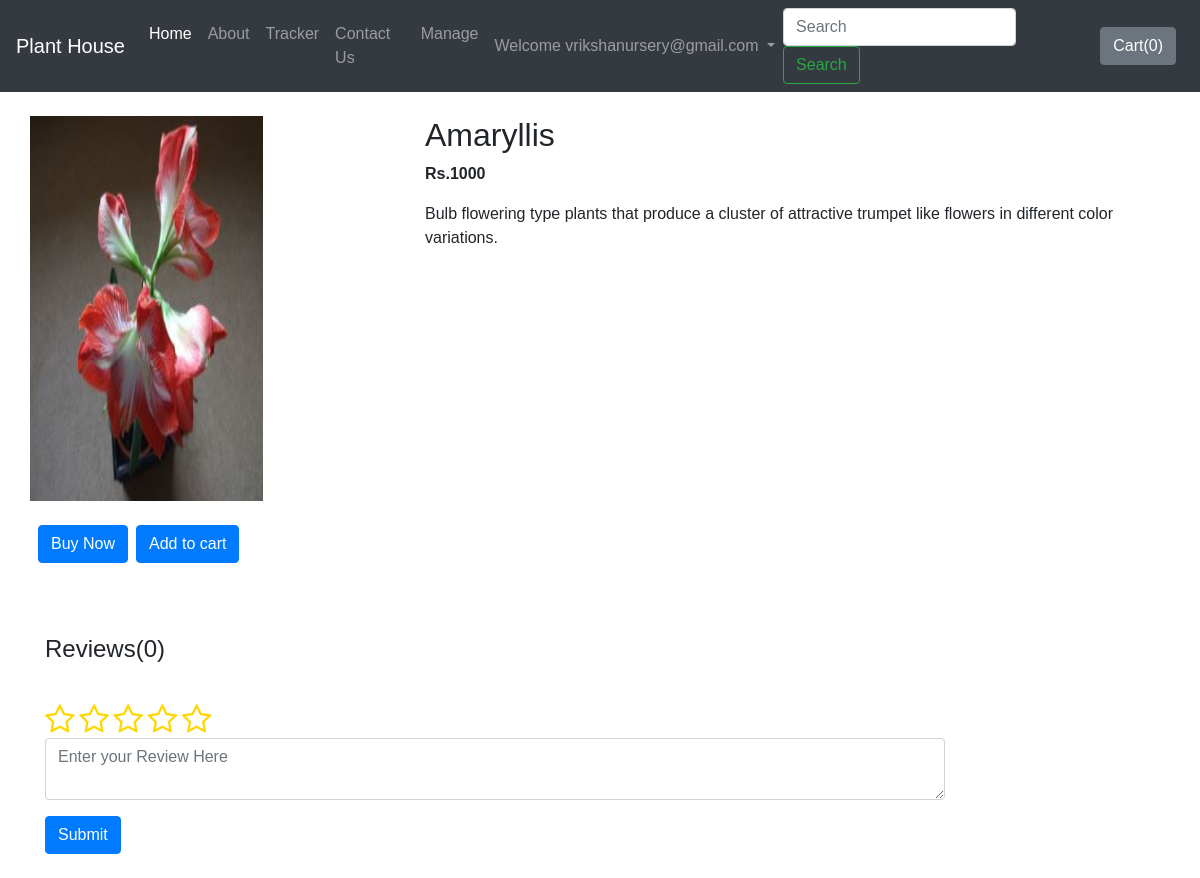
Screenshot of /shop/products/1 (signed in) with the database file from the repository.
### accounts/models.py (models this page shows, shortened)
class Account(AbstractBaseUser):
	email 					= models.EmailField(verbose_name="email", max_length=60, unique=True)
	username 				= models.CharField(max_length=30, unique=True)
	date_joined				= models.DateTimeField(verbose_name='date joined', auto_now_add=True)
	last_login				= models.DateTimeField(verbose_name='last login', auto_now=True)
	is_admin				= models.BooleanField(default=False)
	is_active				= models.BooleanField(default=True)
	is_staff				= models.BooleanField(default=False)
	is_superuser			= models.BooleanField(default=False)
	is_nurseryManager		= models.BooleanField(default=False)
	nursery_name			= models.CharField(max_length=50,default='',null=True,blank=True)
	USERNAME_FIELD = 'email'
	REQUIRED_FIELDS = ['username']
	objects = MyAccountManager()
	def __str__(self):
		return self.email

### nursery/models.py (models this page shows, shortened)
class Plant(models.Model):
    plantName = models.CharField(max_length=30)
    plantPrice = models.IntegerField()
    plantImage = models.ImageField(upload_to='nursery/images',default='')
    plantDesc = models.TextField()
    plantNursery = models.CharField(max_length=50,default='',blank=True,null=True)

### shop/views.py (the view)
# urls.py: path("products/<int:myid>",views.productview,name="ProductView"),
@login_required(login_url='/')
def productview(request,myid):
    product = Plant.objects.filter(id=myid)[0]
    reviews = ShopReview.objects.filter(product=product,parent=None)
    replies = ShopReview.objects.filter(product=product).exclude(parent=None)
    repDict = {}
    for reply in replies:
        if reply.parent.sno not in repDict.keys():
            repDict[reply.parent.sno] = [reply]
        else:
            repDict[reply.parent.sno].append(reply)
    product_all = Plant.objects.all()
    return render(request, 'shop/prodView.html',{'product':product,'product_all':product_all,'reviews':reviews,'replyDict':repDict})

### shop/templates/shop/prodView.html (shortened to what this page needs)
{% extends 'shop/basic.html' %} {% block title %}{{product.product_name}}Product View- Plant House{% endblock %}
{% block body %}
{% load humanize %}
<div class="container my-4">
    <div class="row">
        <div class="col-md-4">
            <div class="row">
                <img id="imagepr{{product.id}}" src="/media/{{product.plantImage}}" width="233px" height="385px">
            </div>
            <div class="row">
                <button class="btn btn-primary mx-2 my-4" id="buy_now">Buy Now</button>
                <span id="divpr{{product.id}}" class="divpr">
                    <button id="pr{{product.id}}" class="btn btn-primary cart my-4">Add to cart
                    </button></span>
            </div>
        </div>
        <div class="col-md-8">
            <h2 id="namepr{{product.id}}">{{product.plantName}}</h2>
            <b>
                <p id="pricepr{{product.id}}">Rs.{{product.plantPrice}}</p>
            </b>
            <p>{{product.plantDesc}}</p>
        </div>
    </div>
    <br><br>
    <h4>Reviews({{reviews.count}})</h4>
    <br>
    <div class="my-2">
        {% if user.is_authenticated %}
        <form action="postReview" method="post">{% csrf_token %}
            <div class="form-group">
                <div class="ratings">
                    <span class="fa fa-star-o"></span>
                    <span class="fa fa-star-o"></span>
                    <span class="fa fa-star-o"></span>
                    <span class="fa fa-star-o"></span>
                    <span class="fa fa-star-o"></span>
                </div>
                <textarea type="text" class="form-control" id='reviewInput' name="review"
                    placeholder="Enter your Review Here"></textarea>
            </div>
            <button type="submit" class="btn btn-primary">Submit</button>
        </form>
        {% else %}
        <h5>Please Login to post Review</h5><br>
        {% endif %}
    </div>
    {% for review in reviews %}
            {% load my_filters %}
            {% load convertInt %}
                {% load extras %}
    {% endfor %}
</div>
{% endblock %}

### shop/templates/shop/basic.html (shortened to what this page needs)
<!doctype html>
<html lang="en">
<head>
  <link rel="stylesheet" href="https://stackpath.bootstrapcdn.com/bootstrap/4.2.1/css/bootstrap.min.css"
>
  <link rel="stylesheet" type="text/css" href="https://stackpath.bootstrapcdn.com/font-awesome/4.7.0/css/font-awesome.min.css">
</head>
<body>
  <nav id="basicNavbar" class="navbar navbar-expand-lg navbar-dark bg-dark">
    <a class="navbar-brand" href="/shop" id="visible_mac">Plant House</a>
    <div class="collapse navbar-collapse" id="navbarSupportedContent">
      <ul class="navbar-nav mr-auto">
        <li class="nav-item active">
          <a class="nav-link" href="/shop">Home <span class="sr-only">(current)</span></a>
        </li>
        <li class="nav-item">
          <a class="nav-link" href="/shop/about">About</a>
        </li>
        <li class="nav-item">
          <a class="nav-link" href="/shop/tracker">Tracker</a>
        </li>
        <li class="nav-item">
          <a class="nav-link" href="/shop/contact">Contact Us</a>
        </li>
        {% if user.is_nurseryManager %}
        <li class="nav-item">
          <a class="nav-link" href="/nursery">Manage</a>
        </li>
        {% endif %}
      </ul>
      {% if user.is_authenticated %}
      <ul class="navbar-nav ml-auto">
        <li class="nav-item dropdown">
          <a class="nav-link dropdown-toggle" href="#" id="navbarDropdown" role="button" data-toggle="dropdown"
            aria-haspopup="true" aria-expanded="false">
            Welcome {{request.user}}
          </a>
        </li>
      </ul>
      {% endif %}
    </div>
  </nav>
  {% block body %}
  {% endblock %} {% load static %}
</body>
</html>

### rows the page displays
Account: user "vrikshanursery@gmail.com"
Plant: plantImage (picture), plantName "Amaryllis", plantPrice "1000", plantDesc "Bulb flowering type plants that produce a cluster of attractive trumpet like flowers in different color variations."

### other values shown
{{ reviews.count }} "0"
